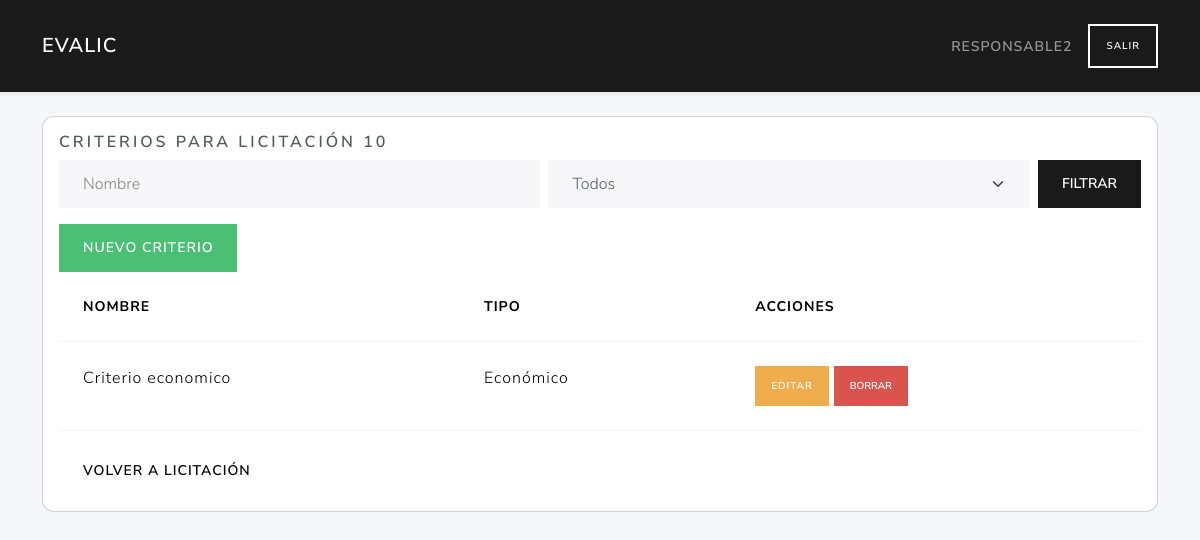
Page /criterios/10 (signed in) on the earlier database version.
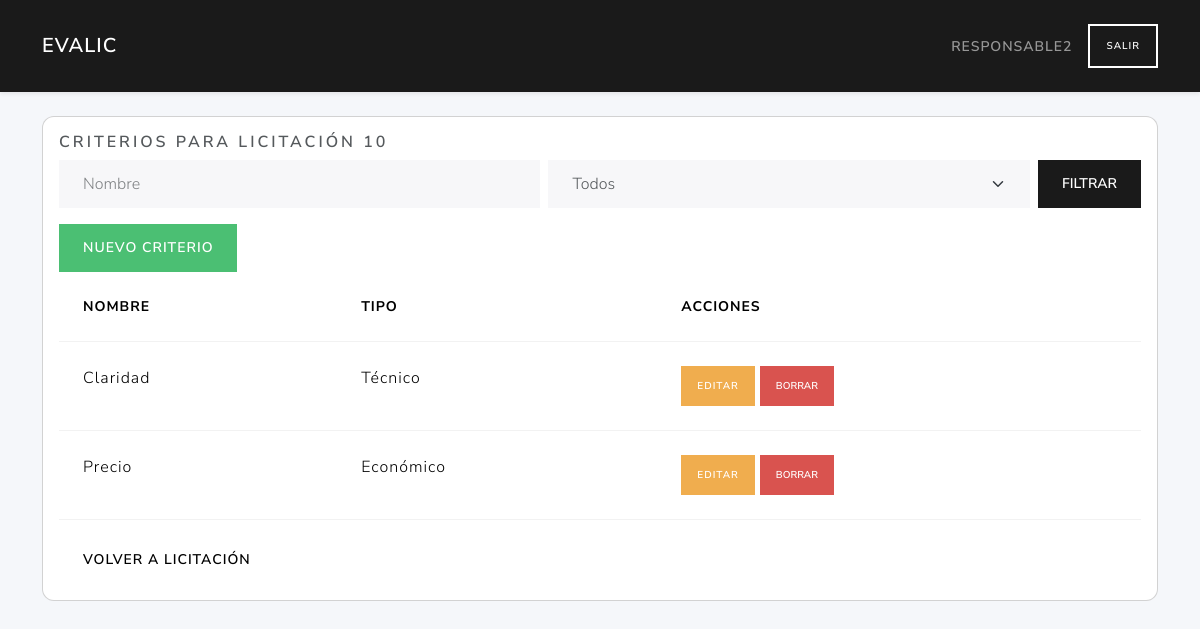
Same page on the later database version.
### tables this page shows
CREATE TABLE criterios (
        id  INTEGER PRIMARY KEY AUTOINCREMENT,
        NombreCriterio TEXT NOT NULL,
        descripcion TEXT,
        peso INTEGER,
        PrecioBase INTEGER,
        PuntuacionMaxima INTEGER,                          
        tipocriterio_id INTEGER NOT NULL,
        licitacion_id INTEGER NOT NULL,
        formula_id INTEGER,                          
        FOREIGN KEY (tipocriterio_id) REFERENCES tipo_criterios(id)
        FOREIGN KEY (licitacion_id) REFERENCES licitaciones(id)
        FOREIGN KEY (formula_id) REFERENCES formulas(id)                                                             
    );

CREATE TABLE tipo_criterios (
        id INTEGER PRIMARY KEY AUTOINCREMENT,
        TipoCriterio TEXT NOT NULL UNIQUE CHECK(TipoCriterio IN ('Técnico','Económico'))
    );

### routes/criterios_routes.py (the view)
@criterios_bp.route('/<int:lic_id>')
def index(lic_id):
    if 'user_id' not in session:
        return redirect(url_for('auth.login'))
    items = listar(lic_id)
    filtro_nombre = request.args.get('filtro_nombre', '').strip()
    filtro_tipo   = request.args.get('filtro_tipo', '')
    if filtro_nombre:
        items = [
            c for c in items
            if filtro_nombre.lower() in (c['NombreCriterio'] or '').lower()
        ]
    if filtro_tipo:
        items = [
            c for c in items
            if c['TipoCriterio'] == filtro_tipo
        ]
    tipo_filtros = [t['TipoCriterio'] for t in tipos()]
    return render_template(
        'criterios/index.html',
        criterios=items,
        lic_id=lic_id,
        tipo_opts=tipo_filtros,  # ahora es lista de strings, no Rows
        request=request
    )

### app.py (called while the page is built)
def create_app():
    app = Flask(__name__)
    app.permanent_session_lifetime = timedelta(hours=1)  # Sesión permanente por 1 hora
    app.config.from_object(Config)
    @app.context_processor
    def utility_processor():
        from flask import request, url_for
        def url_for_other_page(page):
            args = request.args.copy()
            args['page'] = page
            return url_for('licitaciones.index', **args)
        return dict(url_for_other_page=url_for_other_page)
    app.teardown_appcontext(close_connection)
    with app.app_context():
        init_db(app)
    app.register_blueprint(auth_bp)
    app.register_blueprint(user_bp)
    app.register_blueprint(licitaciones_bp)
    app.register_blueprint(ofertas_bp)
    app.register_blueprint(licitantes_bp)
    app.register_blueprint(evaluador_bp)
    app.register_blueprint(criterios_bp)
    return app

### models/criterios_data.py (called while the page is built)
def list_tipo_criterios(db):
    return db.execute("SELECT * FROM tipo_criterios").fetchall()

### models/dao.py (called while the page is built)
def close_connection(exception):
    db = getattr(g, '_database', None)
    if db is not None:
        db.close()

### services/criterio_service.py (called while the page is built)
def listar(lic_id):
    db = get_db(current_app)
    return list_criterios(db, lic_id)

### templates/criterios/index.html (shortened to what this page needs)
{% extends "base.html" %}
{% block content %}
<div class="card">
  <div class="card-body">
    <h5 class="card-title">Criterios para Licitación {{ lic_id }}</h5>
    <form method="get" class="row g-2 mb-3 align-items-end">
     <div class="col">
       <input
         type="text"
         class="form-control"
         id="filtro_nombre"
         name="filtro_nombre"
         placeholder="Nombre"
         value="{{ request.args.get('filtro_nombre','') }}"
      >
     </div>
     <div class="col">
       <select
         class="form-select"
         id="filtro_tipo"
         name="filtro_tipo"
      >
         <option value="">Todos</option>
       </select>
     </div>
     <div class="col-auto ms-auto">
       <button type="submit" class="btn btn-primary">Filtrar</button>
     </div>
   </form>
    <a href="{{ url_for('criterios.create_criterio_route', lic_id=lic_id) }}" class="btn btn-success mb3">Nuevo Criterio</a>
    <table class="table">
      <thead>
        <tr>
          <th>Nombre</th><th>Tipo</th><th>Acciones</th>
        </tr>
      </thead>
      <tbody>
        {% for c in criterios %}
        <tr>
          <td>{{ c.NombreCriterio }}</td>
          <td>{{ c.TipoCriterio }}</td>
          <td>
            <a href="{{ url_for('criterios.edit_criterio_route', lic_id=lic_id, crit_id=c.id) }}" class="btn btn-sm btn-warning">Editar</a>
            <form method="post" action="{{ url_for('criterios.delete_criterio_route', lic_id=lic_id, crit_id=c.id) }}" style="display:inline">
              <button type="submit" class="btn btn-sm btn-danger" onclick="return confirm('¿Eliminar criterio?')">Borrar</button>
            </form>
          </td>
        </tr>
        {% endfor %}
      </tbody>
    </table>
    <a href="{{ url_for('licitaciones.edit_licitacion_route', lic_id=lic_id) }}" class="btn btn-secondary">Volver a Licitación</a>
  </div>
</div>
{% endblock %}

Differences in the rows shown:
added criterios: NombreCriterio "Claridad", TipoCriterio "Técnico"
changed criterios "Económico": NombreCriterio "Criterio economico" → "Precio"
